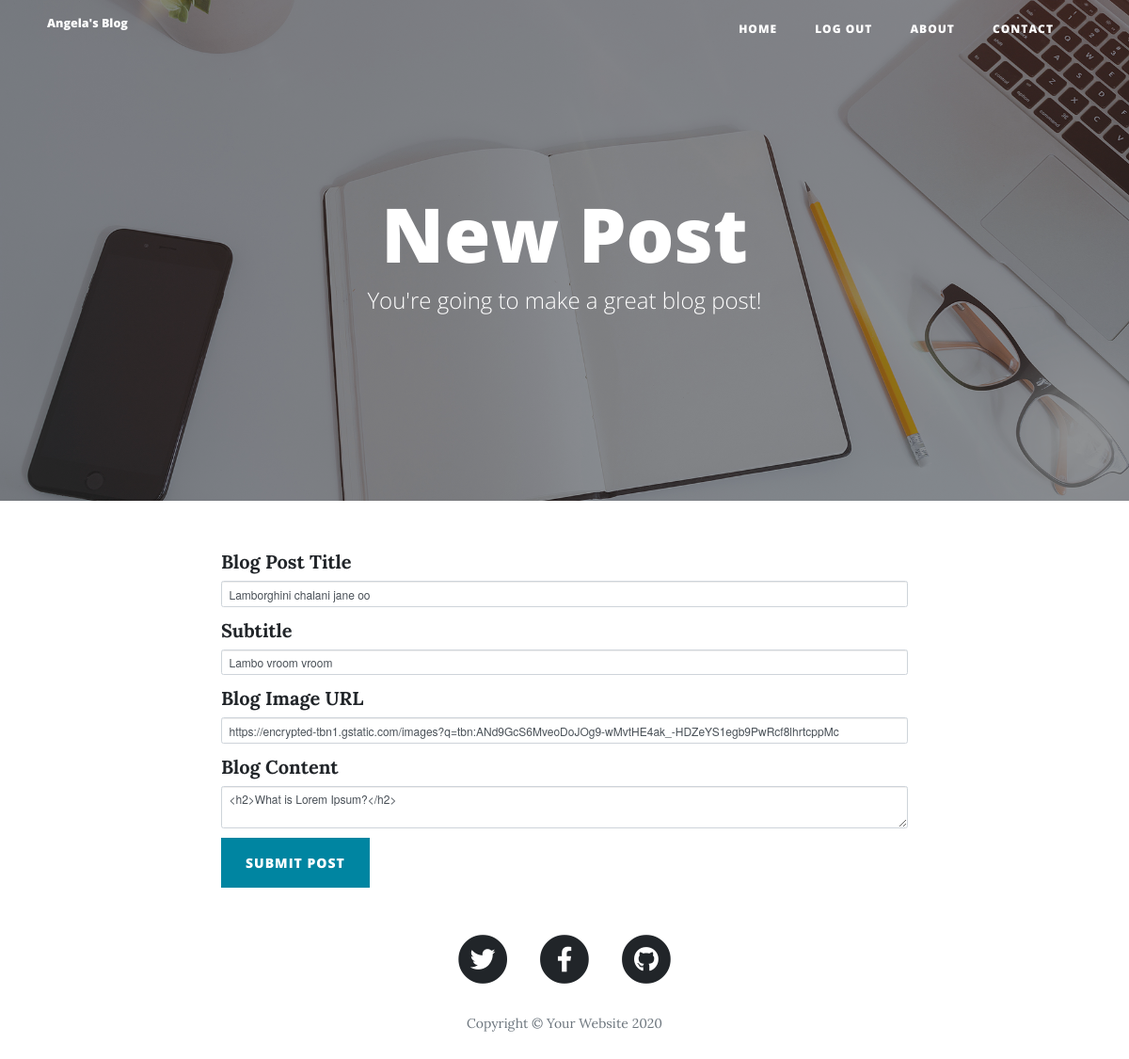
Page /edit-post/1 (signed in) on the earlier database version.
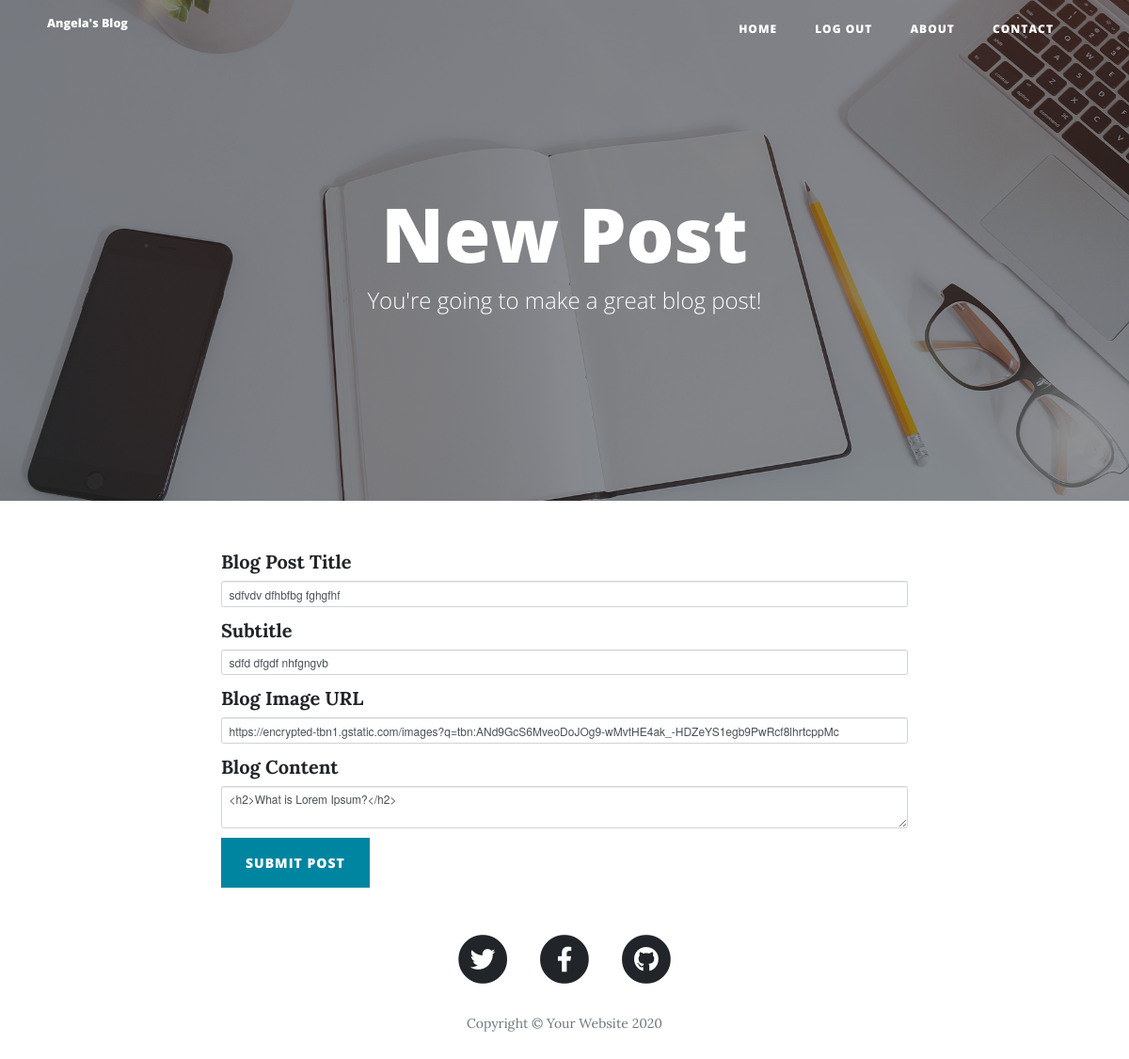
Same page on the later database version.
### main.py (models this page shows)
class BlogPost(UserMixin, db.Model):
    __tablename__ = "blog_posts"
    id = db.Column(db.Integer, primary_key=True)
    author = db.Column(db.String(250), nullable=False)
    title = db.Column(db.String(250), unique=True, nullable=False)
    subtitle = db.Column(db.String(250), nullable=False)
    date = db.Column(db.String(250), nullable=False)
    body = db.Column(db.Text, nullable=False)
    img_url = db.Column(db.String(250), nullable=False)
    author = relationship("Users", back_populates="posts")
    author_id = db.Column(db.Integer, ForeignKey("users.id"))
    post_comments = relationship("CommentModel", back_populates="post_ref")

### main.py (the view, shortened to what this page needs)
@app.route("/edit-post/<int:post_id>")
@admins_only
def edit_post(post_id):
    post = BlogPost.query.get(post_id)
    edit_form = CreatePostForm(
        title=post.title,
        subtitle=post.subtitle,
        img_url=post.img_url,
        author=post.author,
        body=post.body
    )
    return render_template("make-post.html", form=edit_form)

### forms.py
class CreatePostForm(FlaskForm):
    title = StringField("Blog Post Title", validators=[DataRequired()])
    subtitle = StringField("Subtitle", validators=[DataRequired()])
    img_url = StringField("Blog Image URL", validators=[DataRequired(), URL()])
    body = CKEditorField("Blog Content", validators=[DataRequired()])
    submit = SubmitField("Submit Post")

### main.py (called while the page is built)
def admins_only(f):
    @wraps(f)
    def inside_wrapper(*args, **kwargs):
        if not int(current_user.get_id()) == 1:
            return abort(403, "auth not present")
        return f(*args, **kwargs)
    return inside_wrapper

@login_manager.user_loader
def load_user(user_id):
    return Users.query.get(int(user_id))

### templates/make-post.html (shortened to what this page needs)
{% extends 'bootstrap/base.html' %}
{% import "bootstrap/wtf.html" as wtf %}
{% block content %}
{% include "header.html" %}
  <header class="masthead" style="background-image: url('{{ url_for('static', filename='img/edit-bg.jpg')}}')">
    <div class="overlay"></div>
    <div class="container">
      <div class="row">
        <div class="col-lg-8 col-md-10 mx-auto">
          <div class="page-heading">
            {% if is_edit: %}
            <h1>Edit Post</h1>
            {% else: %}
            <h1>New Post</h1>
            {% endif %}
            <span class="subheading">You're going to make a great blog post!</span>
          </div>
        </div>
      </div>
    </div>
  </header>
  <div class="container">
    <div class="row">
      <div class="col-lg-8 col-md-10 mx-auto">
        {{ wtf.quick_form(form, novalidate=True, button_map={"submit": "primary"}) }}
      </div>
    </div>
  </div>
{% include "footer.html" %}
{% endblock %}

### templates/header.html (shortened to what this page needs)
<!DOCTYPE html>
<html lang="en">
<head>
  <link href="{{ url_for('static', filename='vendor/bootstrap/css/bootstrap.min.css') }}" rel="stylesheet">
  <link href="{{ url_for('static', filename='vendor/fontawesome-free/css/all.min.css')}}" rel="stylesheet" type="text/css">
  <link href="{{ url_for('static', filename='css/clean-blog.min.css')}}" rel="stylesheet">
</head>
<body>
  <nav class="navbar navbar-expand-lg navbar-light fixed-top" id="mainNav">
    <div class="container">
      <a class="navbar-brand" href="{{url_for('get_all_posts')}}">Angela's Blog</a>
      <div class="collapse navbar-collapse" id="navbarResponsive">
        <ul class="navbar-nav ml-auto">
          <li class="nav-item">
            <a class="nav-link" href="{{ url_for('get_all_posts') }}">Home</a>
          </li>
        {% if not current_user.is_authenticated %}
          <li class="nav-item">
            <a class="nav-link" href="{{ url_for('login') }}">Login</a>
          </li>
          <li class="nav-item">
            <a class="nav-link" href="{{ url_for('register') }}">Register</a>
          </li>
        {% else %}
          <li class="nav-item">
            <a class="nav-link" href="{{ url_for('logout') }}">Log Out</a>
          </li>
        {% endif %}
          <li class="nav-item">
            <a class="nav-link" href="{{ url_for('about') }}">About</a>
          </li>
          <li class="nav-item">
            <a class="nav-link" href="{{ url_for('contact') }}">Contact</a>
          </li>
        </ul>
      </div>
    </div>
  </nav>

### templates/footer.html (shortened to what this page needs)
  <footer>
    <div class="container">
      <div class="row">
        <div class="col-lg-8 col-md-10 mx-auto">
          <ul class="list-inline text-center">
            <li class="list-inline-item">
              <a href="#">
                <span class="fa-stack fa-lg">
                  <i class="fas fa-circle fa-stack-2x"></i>
                  <i class="fab fa-twitter fa-stack-1x fa-inverse"></i>
                </span>
              </a>
            </li>
            <li class="list-inline-item">
              <a href="#">
                <span class="fa-stack fa-lg">
                  <i class="fas fa-circle fa-stack-2x"></i>
                  <i class="fab fa-facebook-f fa-stack-1x fa-inverse"></i>
                </span>
              </a>
            </li>
            <li class="list-inline-item">
              <a href="#">
                <span class="fa-stack fa-lg">
                  <i class="fas fa-circle fa-stack-2x"></i>
                  <i class="fab fa-github fa-stack-1x fa-inverse"></i>
                </span>
              </a>
            </li>
          </ul>
          <p class="copyright text-muted">Copyright &copy; Your Website 2020</p>
        </div>
      </div>
    </div>
  </footer>
</body>
</html>

Differences in the rows shown:
changed BlogPost: title "Lamborghini chalani jane oo" → "sdfvdv dfhbfbg fghgfhf"; subtitle "Lambo vroom vroom" → "sdfd dfgdf nhfgngvb"
